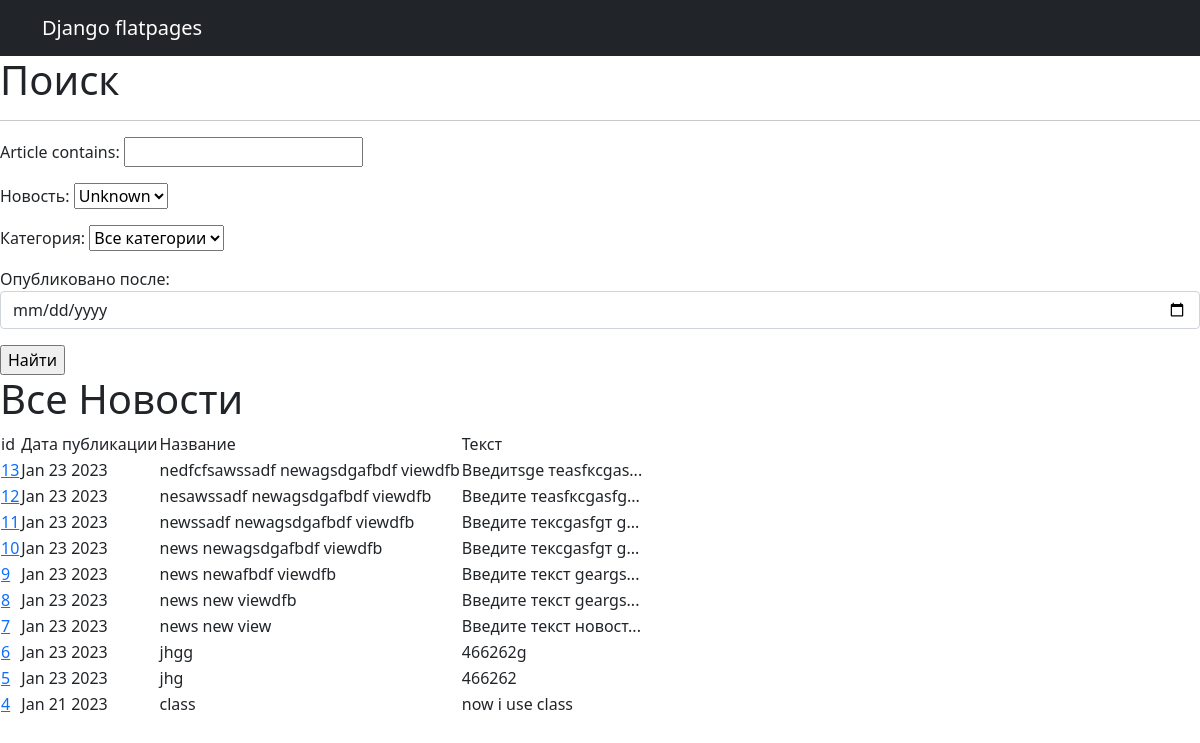
Page /posts/search/ on the earlier database version.
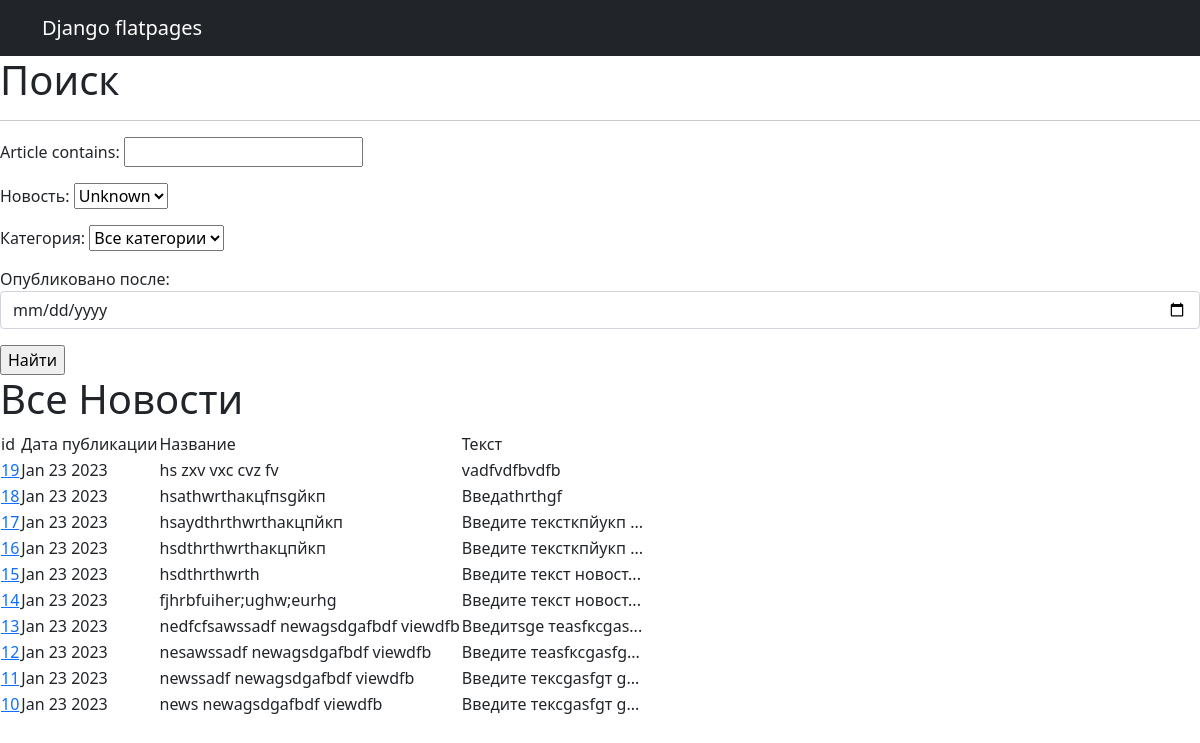
Same page on the later database version.
### news/models.py (models this page shows, shortened)
class Post(models.Model):
    article = models.CharField(max_length=200, unique=True)
    text = models.TextField()
    rating = models.IntegerField(default=0)
    is_news = models.BooleanField(default=True)
    create_time = models.DateTimeField(auto_now_add=True)
    author = models.ForeignKey("Author", on_delete=models.CASCADE)
    category = models.ManyToManyField("Category", through="PostCategory")
    def preview(self):
        if len(self.text)>20:
            return f'{self.text[:20]}...'
        else:
            return f'{self.text}'

### news/views.py (the view)
# urls.py: path('search/', PostList.as_view()),
class PostList(ListView):
    model = Post
    ordering = '-create_time'
    template_name = 'search.html'
    context_object_name = 'posts'
    paginate_by = 10
    def get_queryset(self):
        queryset = super().get_queryset()
        self.filterset = PostFilter(self.request.GET, queryset)
        return self.filterset.qs
    def get_context_data(self, **kwargs):
        context = super().get_context_data(**kwargs)
        context['filterset'] = self.filterset
        return context

### news/models.py (called while the page is built)
    def __str__(self):
        return self.name

### news/templatetags/custom_filters.py (called while the page is built)
@register.filter()
def censor(value):
   answer = ''
   words = value.split()
   bad_words = ['бля', 'гандон', 'гнида', 'говно', 'дроч', 'еба', 'ёба', 'ёбн', 'ёбы', 'ёпт', 'жопа', 'залупа', 'конч', 'лох', 'мразь', 'мудак', 'мудач', 'педик', 'пидор', 'пидр', 'пизд', 'поскуд', 'сать', 'сосать', 'сука', 'уебан', 'хер', 'хуё', 'хует', 'хуит', 'хуй', 'хуя', 'шалава', 'шлюха']
   for word in words:
      check = word.lower()
      if check in bad_words:
         word = word.replace(word, "*" * len(word))
      answer = answer + ' ' + word
   return answer

### templates/search.html (shortened to what this page needs)
{% extends 'flatpages/default.html' %}
{% load custom_filters %}
{% load custom_tags %}
{% block content %}
            </div>
        </nav>
<h1>Поиск</h1>
<hr>
<form action="" method="get">
       {{ filterset.form.as_p }}
       <input type="submit" value="Найти" />
   </form>
{% if posts %}
       <h1>Все Новости</h1>
       <table>
           <tr>
               <td>id</td>
               <td>Дата публикации</td>
               <td>Название</td>
               <td>Текст</td>
           </tr>
           {% for post in posts %}
           <tr>
               <td><a href="http://127.0.0.1:8000/news/{{post.id}}">{{ post.id  }}</a> </td>
               <td>{{ post.create_time|date:'M d Y'  }}</td>
               <td>{{ post.article|censor }}</td>
               <td>{{ post.preview|censor }}</td>
           </tr>
           {% endfor %}
       </table>
    {% else %}
       <h2>Товаров нет!</h2>
    {% endif %}
{% endblock content %}

Differences in the rows shown:
no longer on this page (row unchanged): Post: id "9", create_time "Jan 23 2023", article|censor "news newafbdf viewdfb", preview|censor "Введите текст geargs..."
no longer on this page (row unchanged): Post: id "8", create_time "Jan 23 2023", article|censor "news new viewdfb", preview|censor "Введите текст geargs..."
no longer on this page (row unchanged): Post: id "7", create_time "Jan 23 2023", article|censor "news new view", preview|censor "Введите текст новост..."
no longer on this page (row unchanged): Post: id "6", create_time "Jan 23 2023", article|censor "jhgg", preview|censor "466262g"
no longer on this page (row unchanged): Post: id "5", create_time "Jan 23 2023", article|censor "jhg", preview|censor "466262"
no longer on this page (row unchanged): Post: id "4", create_time "Jan 21 2023", article|censor "class", preview|censor "now i use class"
added Post: id "19", create_time "Jan 23 2023", article|censor "hs zxv vxc cvz fv", preview|censor "vadfvdfbvdfb"
added Post: id "18", create_time "Jan 23 2023", article|censor "hsathwrthакцfпsgйкп", preview|censor "Введathrthgf"
added Post: id "17", create_time "Jan 23 2023", article|censor "hsауdthrthwrthакцпйкп", preview|censor "Введите тексткпйукп ..."
added Post: id "16", create_time "Jan 23 2023", article|censor "hsdthrthwrthакцпйкп", preview|censor "Введите тексткпйукп ..."
added Post: id "15", create_time "Jan 23 2023", article|censor "hsdthrthwrth", preview|censor "Введите текст новост..."
added Post: id "14", create_time "Jan 23 2023", article|censor "fjhrbfuiher;ughw;eurhg", preview|censor "Введите текст новост..."
